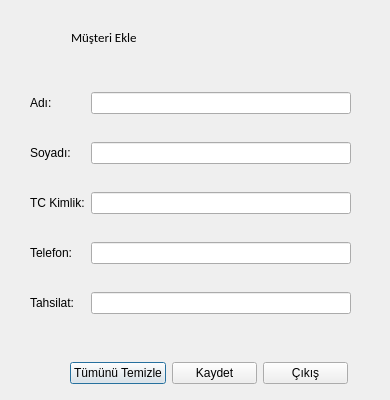
<?xml version="1.0" encoding="UTF-8"?>
<ui version="4.0">
 <class>MusteriBilgileriFormu</class>
 <widget class="QDialog" name="MusteriBilgileriFormu">
  <property name="geometry">
   <rect>
    <x>0</x>
    <y>0</y>
    <width>390</width>
    <height>400</height>
   </rect>
  </property>
  <property name="windowTitle">
   <string>Müşteri Bilgileri</string>
  </property>
  <property name="windowIcon">
   <iconset resource="../materials.qrc">
    <normaloff>:/icons/Icons/ssl_tls_manager.png</normaloff>:/icons/Icons/ssl_tls_manager.png</iconset>
  </property>
  <widget class="QWidget" name="layoutWidget">
   <property name="geometry">
    <rect>
     <x>70</x>
     <y>360</y>
     <width>278</width>
     <height>26</height>
    </rect>
   </property>
   <layout class="QHBoxLayout" name="horizontalLayout">
    <item>
     <widget class="QPushButton" name="pb_TTemizle">
      <property name="text">
       <string>Tümünü Temizle</string>
      </property>
      <property name="icon">
       <iconset resource="../materials.qrc">
        <normaloff>:/icons/Icons/trash-empty.png</normaloff>:/icons/Icons/trash-empty.png</iconset>
      </property>
     </widget>
    </item>
    <item>
     <widget class="QPushButton" name="pb_Kaydet">
      <property name="text">
       <string>Kaydet</string>
      </property>
      <property name="icon">
       <iconset resource="../materials.qrc">
        <normaloff>:/icons/Icons/Ok.png</normaloff>:/icons/Icons/Ok.png</iconset>
      </property>
     </widget>
    </item>
    <item>
     <widget class="QPushButton" name="pb_Cikis">
      <property name="text">
       <string>Çıkış</string>
      </property>
      <property name="icon">
       <iconset resource="../materials.qrc">
        <normaloff>:/icons/Icons/No.png</normaloff>:/icons/Icons/No.png</iconset>
      </property>
     </widget>
    </item>
   </layout>
  </widget>
  <widget class="QWidget" name="layoutWidget_3">
   <property name="geometry">
    <rect>
     <x>30</x>
     <y>70</y>
     <width>321</width>
     <height>271</height>
    </rect>
   </property>
   <layout class="QGridLayout" name="gridLayout">
    <item row="0" column="0">
     <widget class="QLabel" name="lbl_Adi">
      <property name="text">
       <string>Adı:</string>
      </property>
     </widget>
    </item>
    <item row="0" column="1">
     <widget class="QLineEdit" name="le_Adi"/>
    </item>
    <item row="1" column="0">
     <widget class="QLabel" name="lbl_Kodu">
      <property name="text">
       <string>Soyadı:</string>
      </property>
     </widget>
    </item>
    <item row="1" column="1">
     <widget class="QLineEdit" name="le_Kodu"/>
    </item>
    <item row="2" column="0">
     <widget class="QLabel" name="label_3">
      <property name="text">
       <string>TC Kimlik:</string>
      </property>
     </widget>
    </item>
    <item row="2" column="1">
     <widget class="QLineEdit" name="lineEdit"/>
    </item>
    <item row="3" column="0">
     <widget class="QLabel" name="label_4">
      <property name="text">
       <string>Telefon:</string>
      </property>
     </widget>
    </item>
    <item row="3" column="1">
     <widget class="QLineEdit" name="lineEdit_2"/>
    </item>
    <item row="4" column="0">
     <widget class="QLabel" name="label_5">
      <property name="text">
       <string>Tahsilat:</string>
      </property>
     </widget>
    </item>
    <item row="4" column="1">
     <widget class="QLineEdit" name="lineEdit_3"/>
    </item>
   </layout>
  </widget>
  <widget class="QWidget" name="layoutWidget_2">
   <property name="geometry">
    <rect>
     <x>30</x>
     <y>20</y>
     <width>107</width>
     <height>34</height>
    </rect>
   </property>
   <layout class="QHBoxLayout" name="horizontalLayout_2">
    <item>
     <widget class="QLabel" name="label_2">
      <property name="text">
       <string/>
      </property>
      <property name="pixmap">
       <pixmap resource="../materials.qrc">:/icons/Icons/ssl_tls_manager.png</pixmap>
      </property>
     </widget>
    </item>
    <item>
     <widget class="QLabel" name="label">
      <property name="font">
       <font>
        <family>Calibri</family>
        <pointsize>10</pointsize>
        <weight>50</weight>
        <italic>false</italic>
        <bold>false</bold>
       </font>
      </property>
      <property name="text">
       <string>Müşteri Ekle</string>
      </property>
     </widget>
    </item>
   </layout>
  </widget>
 </widget>
 <resources>
  <include location="../materials.qrc"/>
 </resources>
 <connections>
  <connection>
   <sender>pb_Cikis</sender>
   <signal>clicked()</signal>
   <receiver>MusteriBilgileriFormu</receiver>
   <slot>reject()</slot>
   <hints>
    <hint type="sourcelabel">
     <x>314</x>
     <y>367</y>
    </hint>
    <hint type="destinationlabel">
     <x>357</x>
     <y>339</y>
    </hint>
   </hints>
  </connection>
  <connection>
   <sender>pb_Kaydet</sender>
   <signal>clicked()</signal>
   <receiver>MusteriBilgileriFormu</receiver>
   <slot>accept()</slot>
   <hints>
    <hint type="sourcelabel">
     <x>240</x>
     <y>372</y>
    </hint>
    <hint type="destinationlabel">
     <x>237</x>
     <y>341</y>
    </hint>
   </hints>
  </connection>
  <connection>
   <sender>le_Adi</sender>
   <signal>textChanged(QString)</signal>
   <receiver>MusteriBilgileriFormu</receiver>
   <slot>degisiklikyapildi()</slot>
   <hints>
    <hint type="sourcelabel">
     <x>246</x>
     <y>101</y>
    </hint>
    <hint type="destinationlabel">
     <x>260</x>
     <y>68</y>
    </hint>
   </hints>
  </connection>
  <connection>
   <sender>le_Kodu</sender>
   <signal>textChanged(QString)</signal>
   <receiver>MusteriBilgileriFormu</receiver>
   <slot>degisiklikyapildi()</slot>
   <hints>
    <hint type="sourcelabel">
     <x>204</x>
     <y>146</y>
    </hint>
    <hint type="destinationlabel">
     <x>216</x>
     <y>70</y>
    </hint>
   </hints>
  </connection>
  <connection>
   <sender>lineEdit</sender>
   <signal>textChanged(QString)</signal>
   <receiver>MusteriBilgileriFormu</receiver>
   <slot>degisiklikyapildi()</slot>
   <hints>
    <hint type="sourcelabel">
     <x>284</x>
     <y>202</y>
    </hint>
    <hint type="destinationlabel">
     <x>375</x>
     <y>184</y>
    </hint>
   </hints>
  </connection>
  <connection>
   <sender>lineEdit_2</sender>
   <signal>textChanged(QString)</signal>
   <receiver>MusteriBilgileriFormu</receiver>
   <slot>degisiklikyapildi()</slot>
   <hints>
    <hint type="sourcelabel">
     <x>316</x>
     <y>248</y>
    </hint>
    <hint type="destinationlabel">
     <x>368</x>
     <y>252</y>
    </hint>
   </hints>
  </connection>
  <connection>
   <sender>lineEdit_3</sender>
   <signal>textChanged(QString)</signal>
   <receiver>MusteriBilgileriFormu</receiver>
   <slot>degisiklikyapildi()</slot>
   <hints>
    <hint type="sourcelabel">
     <x>321</x>
     <y>294</y>
    </hint>
    <hint type="destinationlabel">
     <x>374</x>
     <y>295</y>
    </hint>
   </hints>
  </connection>
 </connections>
 <slots>
  <slot>degisiklikyapildi()</slot>
 </slots>
</ui>
